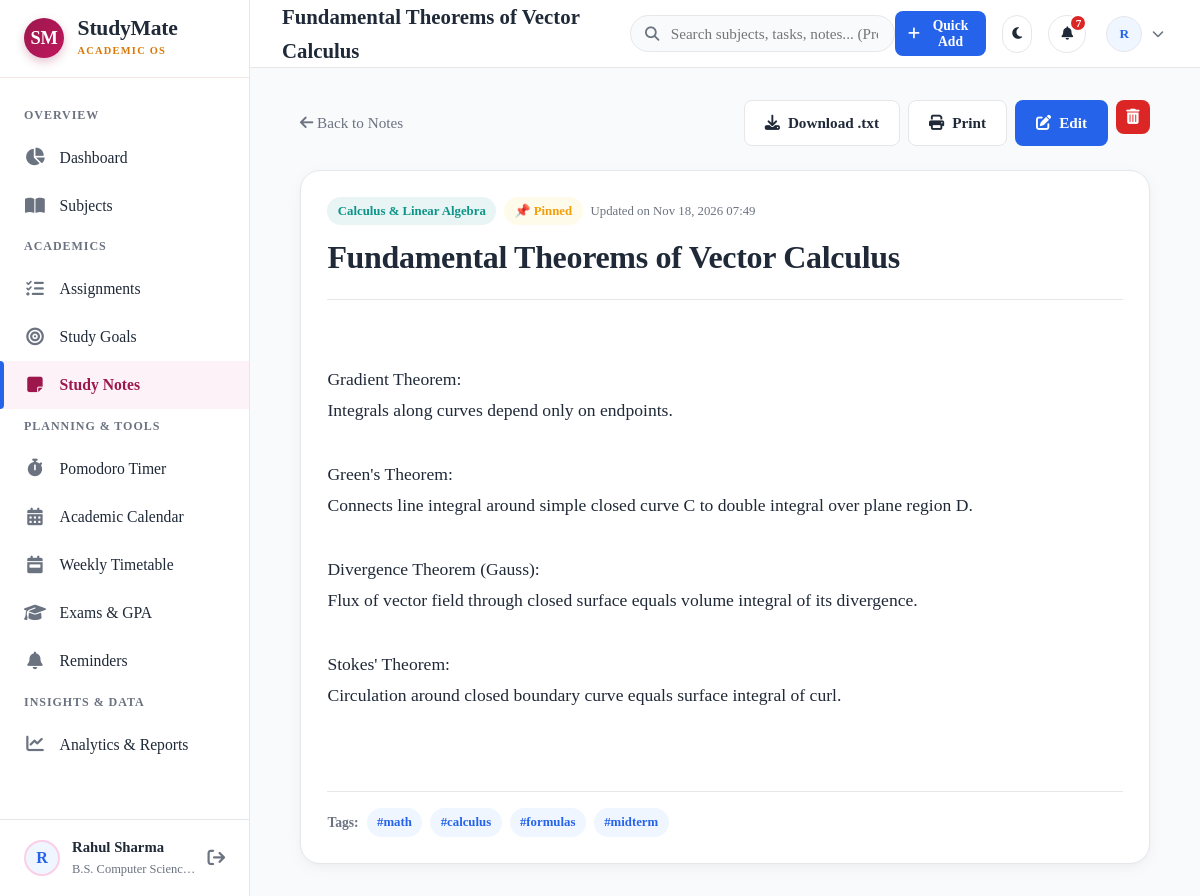
Page /notes/2/ (signed in) on the committed database.
### accounts/models.py (models this page shows, shortened)
class Profile(models.Model):
    user = models.OneToOneField(User, on_delete=models.CASCADE, related_name='profile')
    avatar = models.ImageField(upload_to='avatars/', blank=True, null=True)
    institution = models.CharField(max_length=200, blank=True, default='')
    course_grade = models.CharField(max_length=100, blank=True, default='', verbose_name='Course / Grade')
    daily_study_target_hours = models.DecimalField(
        max_digits=4, decimal_places=1, default=4.0,
        verbose_name='Daily Study Target (Hours)'
    )
    bio = models.TextField(blank=True, default='')
    created_at = models.DateTimeField(auto_now_add=True)
    updated_at = models.DateTimeField(auto_now=True)
    @property
    def avatar_url(self):
        if self.avatar and hasattr(self.avatar, 'url'):
            return self.avatar.url
        return None

### core/models.py (models this page shows, shortened)
class Note(models.Model):
    user = models.ForeignKey(User, on_delete=models.CASCADE, related_name='notes')
    subject = models.ForeignKey(Subject, on_delete=models.SET_NULL, null=True, blank=True, related_name='notes')
    title = models.CharField(max_length=200)
    content = models.TextField()
    tags = models.CharField(max_length=250, blank=True, help_text="Comma-separated tags (e.g. formulas, exam-prep, summary)")
    is_pinned = models.BooleanField(default=False)
    created_at = models.DateTimeField(auto_now_add=True)
    updated_at = models.DateTimeField(auto_now=True)
    class Meta:
        ordering = ['-is_pinned', '-updated_at']
    @property
    def tag_list(self):
        if not self.tags:
            return []
        return [t.strip() for t in self.tags.split(',') if t.strip()]

class Subject(models.Model):
    user = models.ForeignKey(User, on_delete=models.CASCADE, related_name='subjects')
    name = models.CharField(max_length=150)
    code = models.CharField(max_length=30, blank=True, help_text="e.g. CS101 or MATH201")
    teacher = models.CharField(max_length=100, blank=True)
    color = models.CharField(max_length=20, default='#2563EB', help_text="Hex color code, e.g. #2563EB")
    target_grade = models.CharField(max_length=20, blank=True, help_text="e.g. A+, 95%")
    is_archived = models.BooleanField(default=False)
    created_at = models.DateTimeField(auto_now_add=True)
    class Meta:
        ordering = ['name']
        unique_together = ('user', 'name')

### core/views.py (the view)
# urls.py: path('notes/<int:pk>/', views.note_detail_view, name='note_detail'),
@login_required
def note_detail_view(request, pk):
    note = get_object_or_404(Note, pk=pk, user=request.user)
    context = {
        'note': note,
        'active_nav': 'notes',
        'title': note.title,
    }
    return render(request, 'core/note_detail.html', context)

### core/models.py (called while the page is built)
    @property
    def is_completed(self):
        return self.status == 'completed'

    @property
    def countdown_text(self):
        if self.is_completed:
            return "Completed"
        today = date.today()
        delta = (self.due_date - today).days
        if delta < 0:
            abs_days = abs(delta)
            return f"Overdue by {abs_days} day{'s' if abs_days != 1 else ''}"
        elif delta == 0:
            return "Due today"
        elif delta == 1:
            return "Due tomorrow"
        else:
            return f"Due in {delta} days"

### templates/core/note_detail.html
{% extends 'base.html' %}
{% load static %}
{% block content %}
<div style="max-width: 850px; margin: 0 auto;">
  <div style="display: flex; justify-content: space-between; align-items: center; margin-bottom: 1.5rem;">
    <a href="{% url 'core:note_list' %}" style="font-size: 0.95rem; color: var(--text-muted);">
      <i class="fa-solid fa-arrow-left"></i> Back to Notes
    </a>
    <div style="display: flex; gap: 0.5rem;">
      <a href="{% url 'core:note_download_txt' note.id %}" class="btn btn-secondary">
        <i class="fa-solid fa-download"></i> Download .txt
      </a>
      <a href="{% url 'core:note_print' note.id %}" target="_blank" class="btn btn-secondary">
        <i class="fa-solid fa-print"></i> Print
      </a>
      <a href="{% url 'core:note_update' note.id %}" class="btn btn-primary">
        <i class="fa-solid fa-pen-to-square"></i> Edit
      </a>
      <a href="{% url 'core:note_delete' note.id %}" class="btn btn-danger btn-icon">
        <i class="fa-solid fa-trash-can"></i>
      </a>
    </div>
  </div>
  <div class="card">
    <div style="display: flex; justify-content: space-between; align-items: flex-start; margin-bottom: 1rem; border-bottom: 1px solid var(--border); padding-bottom: 1rem;">
      <div>
        <div style="display: flex; align-items: center; gap: 0.5rem; margin-bottom: 0.4rem;">
          {% if note.subject %}
            <span class="badge" style="background: {{ note.subject.color }}18; color: {{ note.subject.color }}; font-weight: 700;">
              {{ note.subject.name }}
            </span>
          {% endif %}
          {% if note.is_pinned %}
            <span class="badge badge-medium">📌 Pinned</span>
          {% endif %}
          <span style="font-size: 0.8rem; color: var(--text-muted);">Updated on {{ note.updated_at|date:"M d, Y H:i" }}</span>
        </div>
        <h1 style="font-size: 2rem; color: var(--text-main);">{{ note.title }}</h1>
      </div>
    </div>
    <div style="white-space: pre-wrap; font-size: 1.1rem; line-height: 1.8; color: var(--text-main); min-height: 250px; padding: 1rem 0;">
{{ note.content }}
    </div>
    {% if note.tag_list %}
      <div style="border-top: 1px solid var(--border); padding-top: 1rem; margin-top: 2rem; display: flex; gap: 0.5rem; align-items: center; flex-wrap: wrap;">
        <span style="font-size: 0.85rem; font-weight: 700; color: var(--text-muted);">Tags:</span>
        {% for t in note.tag_list %}
          <span class="badge" style="background: var(--primary-light); color: var(--primary);">#{{ t }}</span>
        {% endfor %}
      </div>
    {% endif %}
  </div>
</div>
{% endblock %}

### templates/partials/sidebar.html (shortened to what this page needs)
{% load static %}
<aside class="sidebar" id="sidebar">
  <div class="sidebar-header" style="height: 78px; padding: 0 1.5rem; display: flex; align-items: center; justify-content: space-between; border-bottom: 1px solid var(--card-border-soft);">
    <a href="{% url 'core:dashboard' %}" class="public-brand" style="text-decoration: none;">
      <div class="public-brand-monogram" style="width: 40px; height: 40px; font-size: 1.15rem;">SM</div>
      <div>
        <div class="public-brand-title" style="font-size: 1.35rem;">StudyMate</div>
        <div class="public-brand-subtitle" style="font-size: 0.65rem;">ACADEMIC OS</div>
      </div>
    </a>
  </div>
  <nav class="sidebar-nav" style="padding: 1.25rem 0;">
    <div class="nav-section-title">Overview</div>
    <a href="{% url 'core:dashboard' %}" class="nav-item {% if active_nav == 'dashboard' %}active{% endif %}">
      <i class="fa-solid fa-chart-pie"></i>
      <span>Dashboard</span>
    </a>
    <a href="{% url 'core:subject_list' %}" class="nav-item {% if active_nav == 'subjects' %}active{% endif %}">
      <i class="fa-solid fa-book-open"></i>
      <span>Subjects</span>
    </a>
    <div class="nav-section-title">Academics</div>
    <a href="{% url 'core:assignment_list' %}" class="nav-item {% if active_nav == 'assignments' %}active{% endif %}">
      <i class="fa-solid fa-list-check"></i>
      <span>Assignments</span>
    </a>
    <a href="{% url 'core:goal_list' %}" class="nav-item {% if active_nav == 'goals' %}active{% endif %}">
      <i class="fa-solid fa-bullseye"></i>
      <span>Study Goals</span>
    </a>
    <a href="{% url 'core:note_list' %}" class="nav-item {% if active_nav == 'notes' %}active{% endif %}">
      <i class="fa-solid fa-note-sticky"></i>
      <span>Study Notes</span>
    </a>
    <div class="nav-section-title">Planning & Tools</div>
    <a href="{% url 'planner:timer' %}" class="nav-item {% if active_nav == 'timer' %}active{% endif %}">
      <i class="fa-solid fa-stopwatch"></i>
      <span>Pomodoro Timer</span>
    </a>
    <a href="{% url 'planner:calendar' %}" class="nav-item {% if active_nav == 'calendar' %}active{% endif %}">
      <i class="fa-solid fa-calendar-days"></i>
      <span>Academic Calendar</span>
    </a>
    <a href="{% url 'planner:timetable' %}" class="nav-item {% if active_nav == 'timetable' %}active{% endif %}">
      <i class="fa-solid fa-calendar-week"></i>
      <span>Weekly Timetable</span>
    </a>
    <a href="{% url 'planner:exam_list' %}" class="nav-item {% if active_nav == 'exams' %}active{% endif %}">
      <i class="fa-solid fa-graduation-cap"></i>
      <span>Exams & GPA</span>
    </a>
    <a href="{% url 'planner:reminders' %}" class="nav-item {% if active_nav == 'reminders' %}active{% endif %}">
      <i class="fa-solid fa-bell"></i>
      <span>Reminders</span>
    </a>
    <div class="nav-section-title">Insights & Data</div>
    <a href="{% url 'analytics:dashboard' %}" class="nav-item {% if active_nav == 'analytics' %}active{% endif %}">
      <i class="fa-solid fa-chart-line"></i>
      <span>Analytics & Reports</span>
    </a>
  </nav>
  <div class="sidebar-footer">
    <div class="user-quick-profile">
      <div class="user-avatar-sm" style="border: 2px solid var(--luxury-rose-border);">
        {% if user.profile.avatar_url %}
          <img src="{{ user.profile.avatar_url }}" alt="{{ user.username }}">
        {% else %}
          <span>{{ user.first_name|first|default:user.username|first|upper }}</span>
        {% endif %}
      </div>
      <div style="flex: 1; overflow: hidden;">
        <div style="font-weight: 700; font-size: 0.92rem; white-space: nowrap; text-overflow: ellipsis; overflow: hidden;">
          {{ user.get_full_name|default:user.username }}
        </div>
        <div style="font-size: 0.78rem; color: var(--text-muted); white-space: nowrap; text-overflow: ellipsis; overflow: hidden;">
          {{ user.profile.course_grade|default:"Student" }}
        </div>
      </div>
      <a href="{% url 'accounts:logout' %}" title="Log Out" style="color: var(--text-muted); font-size: 1.1rem;">
        <i class="fa-solid fa-arrow-right-from-bracket"></i>
      </a>
    </div>
  </div>
</aside>

### templates/partials/navbar.html (shortened to what this page needs)
{% load static %}
<header class="topbar">
  <div class="topbar-left">
    <div class="page-title-header">
      {{ title|default:"StudyMate Workspace" }}
    </div>
  </div>
  <form action="{% url 'core:global_search' %}" method="GET" class="topbar-search">
    <input type="text" name="q" value="{{ query|default:'' }}" placeholder="Search subjects, tasks, notes... (Press Enter)" autocomplete="off">
  </form>
  <div class="topbar-right">
    <button class="btn btn-primary btn-sm" onclick="openQuickAddModal()" title="Press 'N' anywhere to quick add">
      <i class="fa-solid fa-plus"></i>
      <span>Quick Add</span>
    </button>
    <button class="action-icon-btn" id="theme-toggle-btn" title="Toggle Light / Dark Mode">
      <i class="fa-solid fa-moon" id="theme-toggle-icon"></i>
    </button>
    <div style="position: relative;">
      <button class="action-icon-btn" id="notif-toggle-btn" title="Notifications">
        <i class="fa-solid fa-bell"></i>
        {% if nav_notification_count > 0 %}
          <span class="badge-dot">{{ nav_notification_count }}</span>
        {% endif %}
      </button>
    </div>
    <div class="profile-dropdown-wrapper">
      <button class="profile-btn" id="profile-dropdown-btn">
        <div class="user-avatar-sm">
          {% if user.profile.avatar_url %}
            <img src="{{ user.profile.avatar_url }}" alt="{{ user.username }}">
          {% else %}
            <span>{{ user.first_name|first|default:user.username|first|upper }}</span>
          {% endif %}
        </div>
        <i class="fa-solid fa-chevron-down" style="font-size: 0.75rem; color: var(--text-muted);"></i>
      </button>
    </div>
  </div>
</header>

### rows in the picture
Note: title "Fundamental Theorems of Vector Calculus", subject.name "Calculus & Linear Algebra", updated_at "Nov 18, 2026 07:49", content "Gradient Theorem: Integrals along curves depend only on endpoints. Green's Theorem: Connects line integral around simple closed curve C to double integral over plane region D. Divergence Theorem (Gauss): Flux of vector field through closed surface equals volume integral of its divergence. Stokes' Theorem: Circulation around closed boundary curve equals surface integral of curl."

### other values in the picture
{{ user.first_name|first|default:user.username|first|upper }} "R"
{{ user.get_full_name|default:user.username }} "Rahul Sharma"
{{ user.profile.course_grade|default:"Student" }} "B.S. Computer Scien…"
{{ nav_notification_count }} "7"
{{ t }} "math" "calculus" "formulas" "midterm"
